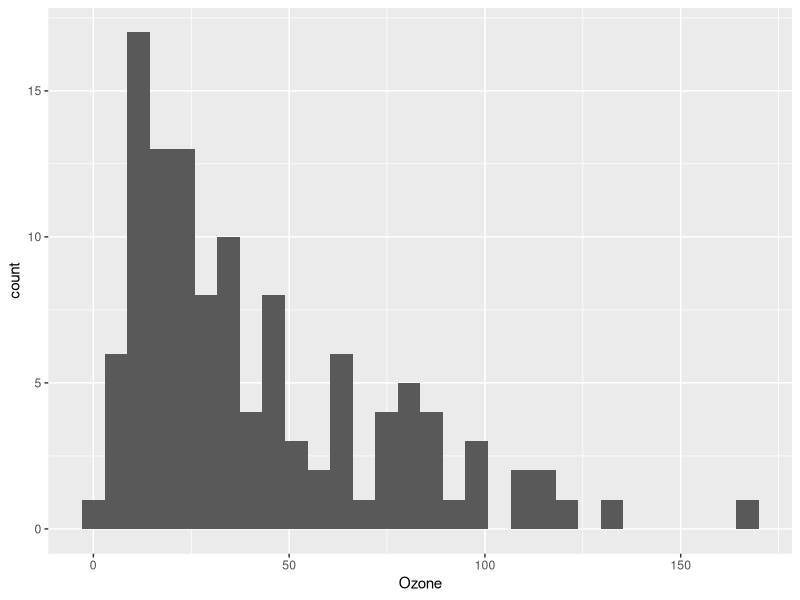
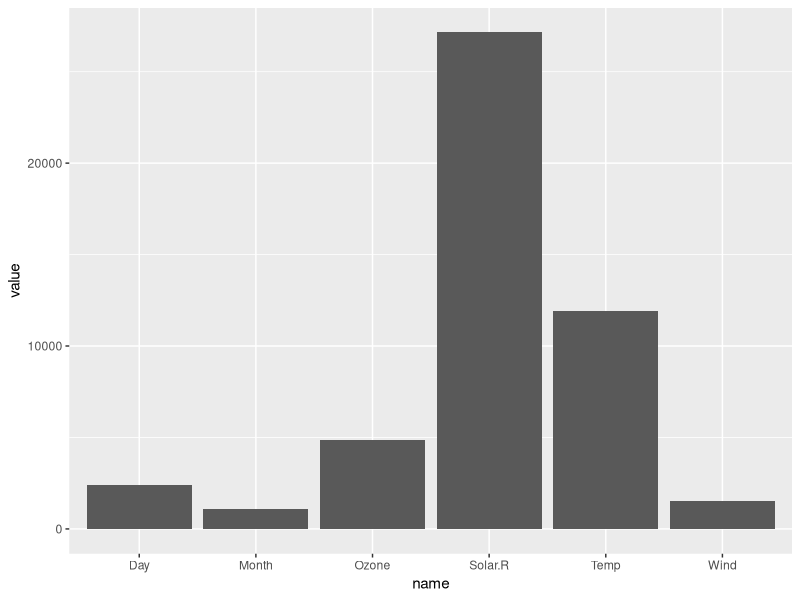
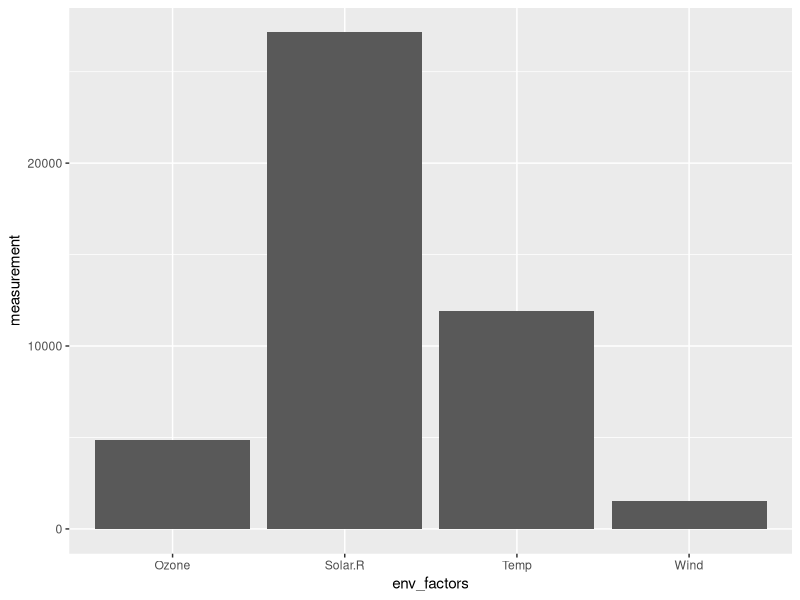

Recreate these plots in R, in order.
install.packages("tidyverse")

library(tidyverse)

??tidyverse
tidyverse_packages(include_self = TRUE)


# Data Frame

data(airquality)

View(airquality)
head(airquality)

?airquality


ggplot(data=airquality, aes(x=Ozone))+geom_histogram()

#convert wide Data (airquality) to long data format

?pivot_longer


airquality_long = pivot_longer(
  data=airquality,
  cols=everything(),
  #cols=c(Ozone,Solar.R,Wind,Temp),
  names_to = "name",
  values_to= "value"
)

head(airquality_long) 

ggplot(data=airquality_long, aes(x=name, y=value))+geom_col()


airquality_long = pivot_longer(
  data=airquality,
  #cols=everthing(),
  cols=c(Ozone,Solar.R,Wind,Temp),
  names_to = "env_factors",
  values_to= "measurement"
)

head(airquality_long)
ggplot(data=airquality_long, aes(x=env_factors, y=measurement))+geom_col()



#convert long Data (airquality) to wide data format

?pivot_wider


airquality_wide <-pivot_wider(
  data=airquality_long,
   names_from = env_factors,
  values_from= measurement
)

head(airquality_wide)
